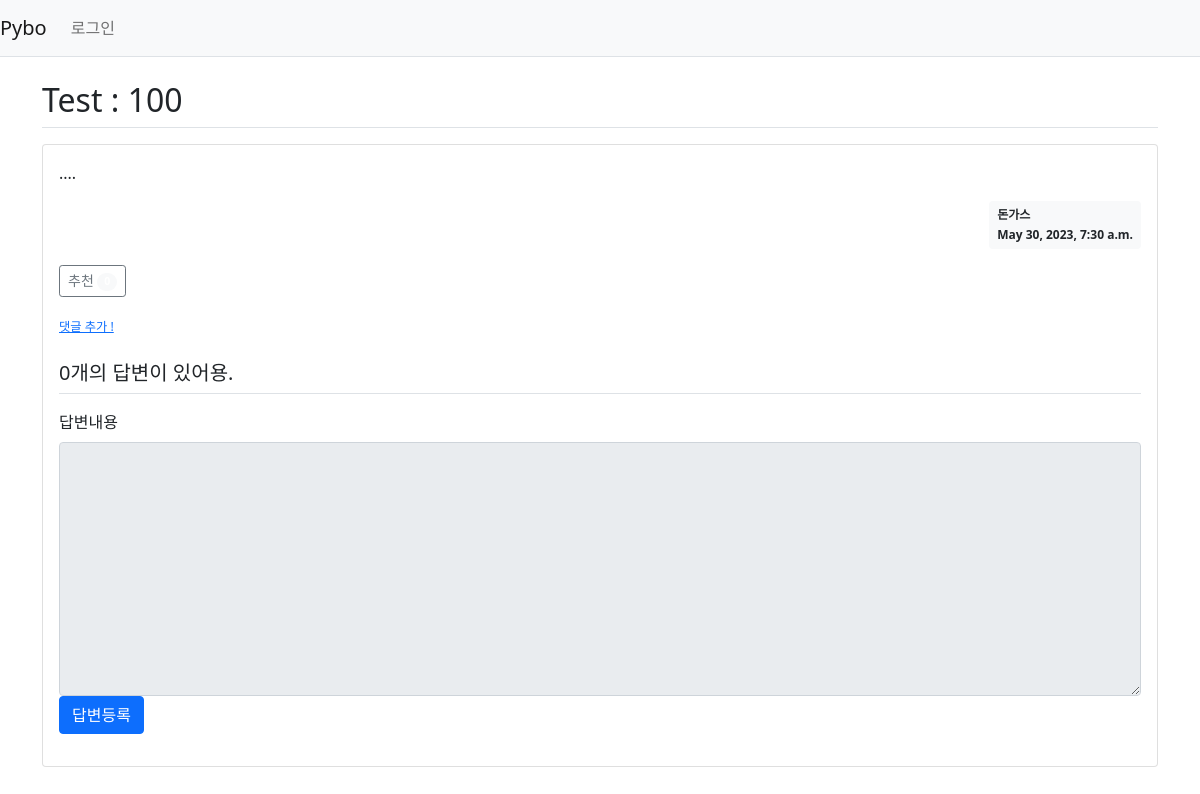
The app's page /pybo/750/, older data.
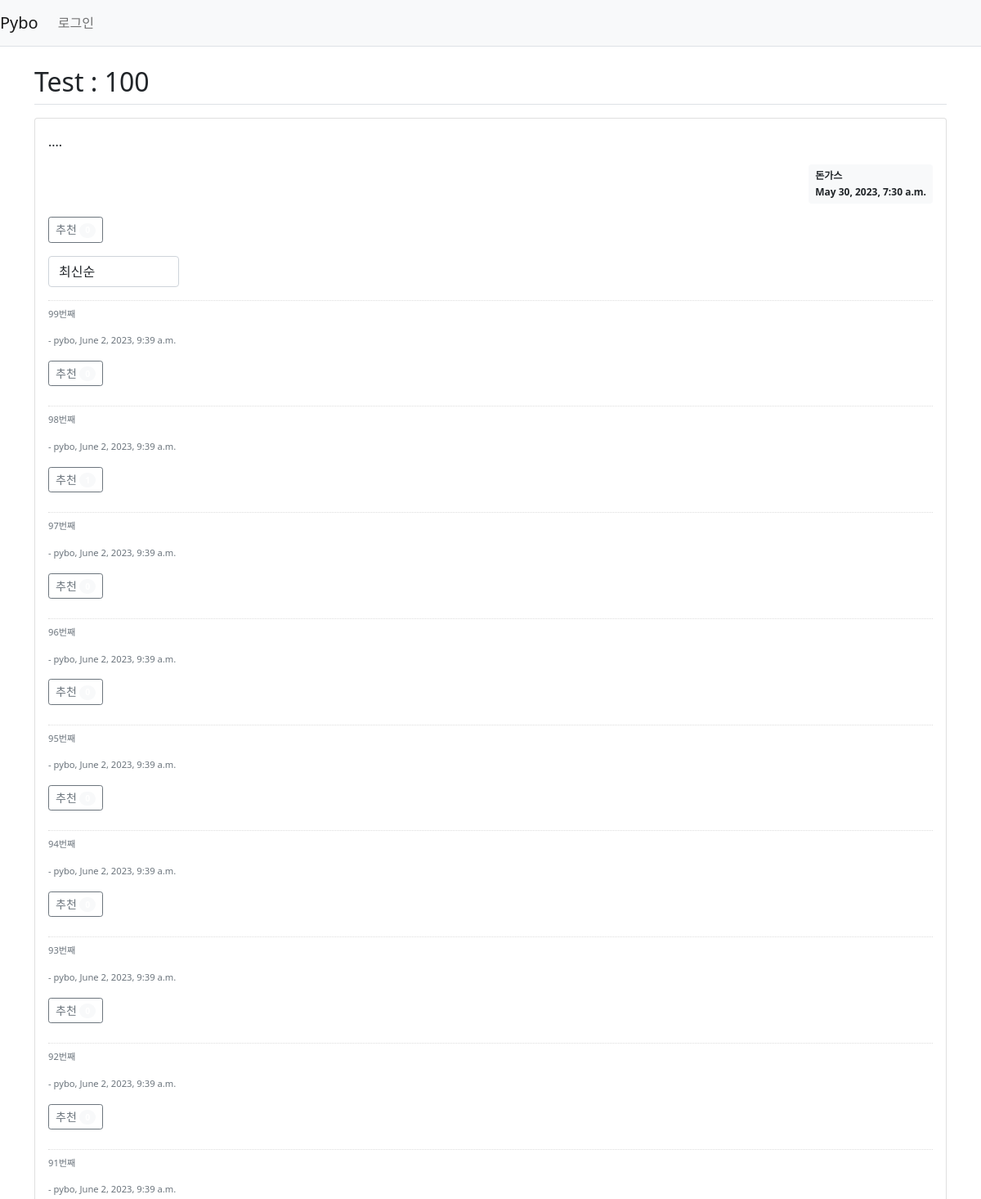
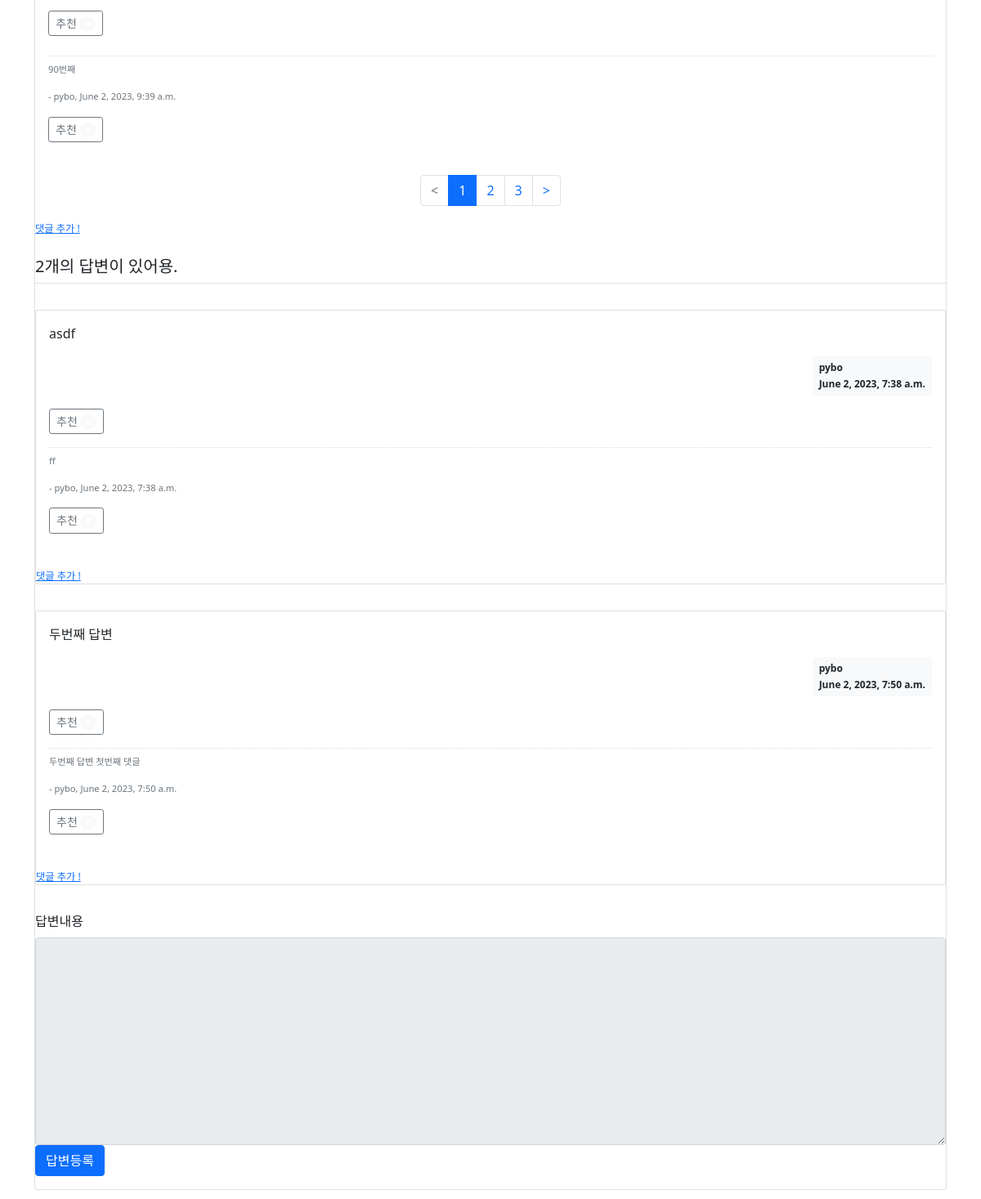
The same page, newer data (2 pictures, top to bottom).
### pybo/models.py (models this page shows, shortened)
class Question(models.Model):
    author = models.ForeignKey(User, on_delete = models.CASCADE, related_name='author_question')
    subject = models.CharField(max_length = 200)
    content = models.TextField()
    create_date = models.DateTimeField()
    modify_date = models.DateTimeField(null=True, blank=True)
    modify_count = models.IntegerField(default=0)
    voter = models.ManyToManyField(User, related_name = 'voter_question') # 추천인 추가

class Comment(models.Model):
    author = models.ForeignKey(User, on_delete = models.CASCADE, related_name="auth_comment")
    content = models.TextField()
    create_date = models.DateTimeField()
    modify_date = models.DateTimeField(null = True, blank = True)
    question = models.ForeignKey(Question, null = True, blank = True, on_delete = models.CASCADE)
    answer = models.ForeignKey(Answer, null = True, blank = True, on_delete = models.CASCADE)
    voter = models.ManyToManyField(User, related_name='voter_comment')
    modify_count = models.IntegerField(default=0)

class Answer(models.Model):
    author = models.ForeignKey(User, on_delete=models.CASCADE, related_name = 'author_answer')
    question = models.ForeignKey(Question, on_delete = models.CASCADE)
    content = models.TextField()
    create_date = models.DateTimeField()
    modify_date = models.DateTimeField(null=True, blank=True)
    modify_count = models.IntegerField(default=0)
    voter = models.ManyToManyField(User, related_name = 'voter_answer')

### pybo/views/base_views.py (the view)
# urls.py: path('<int:question_id>/', base_views.detail, name='detail'),
def detail(request, question_id):
    page = request.GET.get('page', '1')
    question = get_object_or_404(Question, pk=question_id)
    so = request.GET.get('so', 'recent')  # 정렬기준
    basic_comment_list = Comment.objects.filter(question = question)
    if so == 'recommend':
        comment_list = basic_comment_list.annotate(num_voter=Count('voter')).order_by('-num_voter', '-create_date')
    else:  # recent
        comment_list = basic_comment_list.order_by('-create_date')
    paginator = Paginator(comment_list, 10)
    page_obj = paginator.get_page(page)
    context = {'question': question, 'comment_list' : page_obj, 'page' : page, 'so' : so}
    return render(request, 'pybo/question_detail.html', context)

### pybo/templatetags/pybo_filter.py (called while the page is built)
@register.filter
def mark(value):
    extensions = ['nl2br', 'fenced_code']
    return mark_safe(markdown.markdown(value, extensions=extensions))

### templates/pybo/question_detail.html (shortened to what the changed rows need)
{% extends 'base.html' %}
{% load pybo_filter %}
{% block content %}
<div class="container my-3">
    <h2 class="border-bottom py-2">{{ question.subject }}</h2>
    <div class="card my-3">
        <div class="card-body">
            <div class="card-text">{{ question.content|mark }}</div>
            <div class="d-flex justify-content-end">
                <div class="badge bg-light text-dark p-2 text-start">
                    <div class="mb-2">{{ question.author.username }}</div>
                    <div>{{ question.create_date }}</div>
                </div>
            </div>
            <div class="my-3">
                <a href="javascript:void(0)" data-uri="{% url 'pybo:vote_question' question.id %}"
                    class="recommend btn btn-sm btn-outline-secondary">
                    <span class="badge rounded-pill bg-light">{{ question.voter.count }}</span></a>
            </div>
            {% if comment_list %}
             <div class="row justify-content-between my-3">
                <div class="col-2">
                    <select class="form-control so">
                        <option value="recent" {% if so == 'recent' %}selected{% endif %}>최신순</option>
                    </select>
                </div>
            </div>
                {% for comment in comment_list %}
                <div class="comment py-2 text-muted">
                    <span>{{ comment.content|mark }}</span>
                    <span>
                        - {{ comment.author }}, {{ comment.create_date }}
                    </span>
                    <div class="my-3">
                        <a href="javascript:void(0)" data-uri="{% url 'pybo:vote_comment_question' comment.id %}"
                            class="recommend btn btn-sm btn-outline-secondary">
                            추천
                            <span class="badge rounded-pill bg-light">{{ comment.voter.count }}</span></a>
                    </div>
                </div>
                {% endfor %}
            </div>
        <ul class="pagination justify-content-center">
            {% if comment_list.has_previous %}
            <li class="page-item">
                <a class="page-link" data-page="{{ comment_list.previous_page_number }}" href="#"><</a>
            </li>
            {% else %}
            <li class="page-item disabled">
                <a class="page-link" tabindex="-1" aria-disabled="true" href="#"><</a>
            </li>
            {% endif %}
            {% for page_number in comment_list.paginator.page_range %}
            {% if page_number >= comment_list.number|add:-2 and page_number <= comment_list.number|add:2 %}
            {% if page_number == comment_list.number %}
            <li class="page-item active" aria-current="page">
                <a class="page-link" data-page="{{ page_number }}" href="#">{{ page_number }}</a>
            </li>
            {% else %}
            <li class="page-item">
                <a class="page-link" data-page="{{ page_number }}" href="#">{{ page_number }}</a>
            </li>
            {% endif %}
            {% endif %}
            {% endfor %}
            {% if comment_list.has_next %}
            <li class="page-item">
                <a class="page-link" data-page="{{ comment_list.next_page_number }}" href="#">></a>
            </li>
            {% else %}
            <li class="page-item disabled">
                <a class="page-link" tabindex="-1" aria-disabled="true" href="#">></a>
            </li>
            {% endif %}
        </ul>
            {% endif %}
        <a href="{% url 'pybo:comment_create_question' question.id %}" class="small"><small>댓글 추가 !</small></a>
    <h5 class="border-bottom my-3 py-2">{{ question.answer_set.count }}개의 답변이 있어용.</h5>
    {% for answer in question.answer_set.all %}
    <div class="card my-3">
        <div class="card-body">
            <div class="card-text">{{ answer.content|mark }}</div>
            <div class="d-flex justify-content-end">
                <div class="badge bg-light text-dark p-2 text-start">
                    <div class="mb-2">{{ answer.author.username }}</div>
                    <div>{{ answer.create_date }}</div>
                </div>
            </div>
            <div class="my-3">
                <a href="javascript:void(0)" data-uri="{% url 'pybo:vote_answer' answer.id  %}"
                    class="recommend btn btn-sm btn-outline-secondary"> 추천
                    <span class="badge rounded-pill bg-light">{{answer.voter.count}}</span>
                </a>
            </div>
            {% if answer.comment_set.count > 0 %}
            <div class="mt-3">
                {% for comment in answer.comment_set.all %}
                <div class="comment py-2 text-muted">
                    <span>{{ comment.content|mark }}</span>
                    <span>
                        - {{ comment.author }}, {{ comment.create_date }}
                    </span>
                    <div class="my-3">
                        <a href="#" data-uri="{% url 'pybo:vote_comment_answer' comment.id %}"
                            class="recommend btn btn-sm btn-outline-secondary">
                            추천
                            <span class="badge rounded-pill bg-light">{{ comment.voter.count }}</span></a>
                    </div>
                </div>
                {% endfor %}
            </div>
            {% endif %}
        </div>
        <a href="{% url 'pybo:comment_create_answer' answer.id %}" class="small"><small>댓글 추가 !</small></a>
    </div>
    {% endfor %}
    <form action="{% url 'pybo:answer_create' question.id %}" method="post" class="my-3">
        <div class="form-group">
        </div>
        <input type="submit" value="답변등록" class="btn btn-primary">
    </form>
</div>
{% endblock %}

Row changes from the older to the newer data that the page shows:
computed for Question "Test : 100": answer_set.count "0" → "2"
added Comment: content|mark "99번째", author "pybo", create_date "June 2, 2023, 9:39 a.m.", shown under "Test : 100"
added Comment: content|mark "98번째", author "pybo", create_date "June 2, 2023, 9:39 a.m.", shown under "Test : 100"
added Comment: content|mark "97번째", author "pybo", create_date "June 2, 2023, 9:39 a.m.", shown under "Test : 100"
added Comment: content|mark "96번째", author "pybo", create_date "June 2, 2023, 9:39 a.m.", shown under "Test : 100"
added Comment: content|mark "95번째", author "pybo", create_date "June 2, 2023, 9:39 a.m.", shown under "Test : 100"
added Comment: content|mark "94번째", author "pybo", create_date "June 2, 2023, 9:39 a.m.", shown under "Test : 100"
added Comment: content|mark "93번째", author "pybo", create_date "June 2, 2023, 9:39 a.m.", shown under "Test : 100"
added Comment: content|mark "92번째", author "pybo", create_date "June 2, 2023, 9:39 a.m.", shown under "Test : 100"
added Comment: content|mark "91번째", author "pybo", create_date "June 2, 2023, 9:39 a.m.", shown under "Test : 100"
added Comment: content|mark "90번째", author "pybo", create_date "June 2, 2023, 9:39 a.m.", shown under "Test : 100"
added Answer: content|mark "asdf", author.username "pybo", create_date "June 2, 2023, 7:38 a.m."
added Comment: content|mark "ff", author "pybo", create_date "June 2, 2023, 7:38 a.m.", shown under "asdf"
added Answer: content|mark "두번째 답변", author.username "pybo", create_date "June 2, 2023, 7:50 a.m."
added Comment: content|mark "두번째 답변 첫번째 댓글", author "pybo", create_date "June 2, 2023, 7:50 a.m.", shown under "두번째 답변"
Text that changed along with them:
form field value: (not shown) → "최신순"
new list line: "1"
new list line: "2"
new list line: "3"
